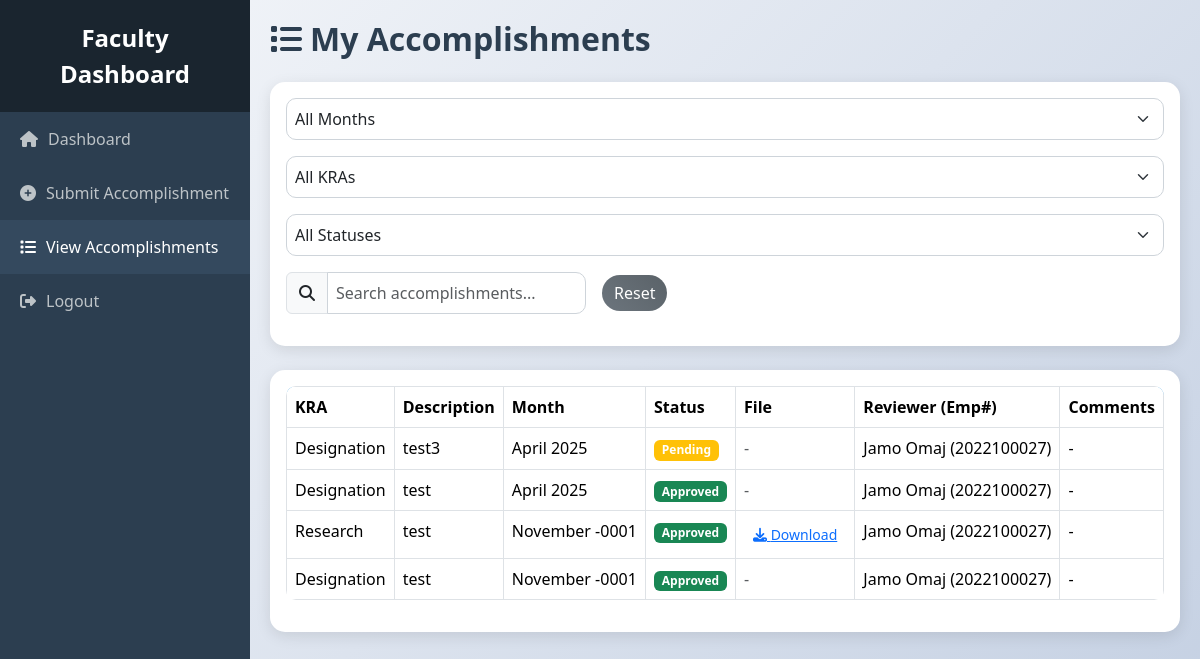
The page /view_accomplishments.php (signed in) on the database its author committed.
### tables this page shows
CREATE TABLE `accomplishment` (
  `accomplishment_id` int(11) NOT NULL,
  `user_id` int(11) NOT NULL,
  `kra_id` int(11) NOT NULL,
  `description` text NOT NULL,
  `month` date NOT NULL,
  `status` enum('Pending','Approved','Rejected') DEFAULT 'Pending',
  `reviewer_id` int(11) DEFAULT NULL,
  `review_comments` text DEFAULT NULL,
  `created_at` timestamp NOT NULL DEFAULT current_timestamp(),
  `file_path` varchar(255) DEFAULT NULL,
  `file_type` varchar(10) DEFAULT NULL,
  `impact_score` int(11) DEFAULT NULL,
  `updated_at` timestamp NOT NULL DEFAULT current_timestamp() ON UPDATE current_timestamp()
);

CREATE TABLE `kra` (
  `kra_id` int(11) NOT NULL,
  `kra_name` varchar(50) NOT NULL,
  `description` text DEFAULT NULL,
  `weight` decimal(5,2) DEFAULT 1.00
);

CREATE TABLE `users` (
  `user_id` int(11) NOT NULL,
  `first_name` varchar(50) NOT NULL,
  `last_name` varchar(50) NOT NULL,
  `employee_number` varchar(20) NOT NULL,
  `role` enum('Faculty','Dean') NOT NULL,
  `department_id` int(11) NOT NULL,
  `password_hash` varchar(255) NOT NULL
);

### view_accomplishments.php (the view, shortened to what this page needs)
<?php
require 'config.php';
$user_id = $_SESSION['user_id'];
$stmt = $pdo->prepare("SELECT a.*, k.kra_name, u.first_name, u.last_name, u.employee_number
                       FROM Accomplishment a
                       JOIN KRA k ON a.kra_id = k.kra_id
                       LEFT JOIN Users u ON a.reviewer_id = u.user_id
                       WHERE a.user_id = ?
                       ORDER BY a.created_at DESC");
$stmt->execute([$user_id]);
$accomplishments = $stmt->fetchAll();
?>
<!DOCTYPE html>
<html lang="en">
<head>
    <link href="https://cdn.jsdelivr.net/npm/bootstrap@5.3.3/dist/css/bootstrap.min.css" rel="stylesheet">
    <link rel="stylesheet" href="https://cdnjs.cloudflare.com/ajax/libs/font-awesome/6.6.0/css/all.min.css">
</head>
<body>
    <div class="sidebar">
        <div class="sidebar-header">
            Faculty Dashboard
        </div>
        <ul class="nav flex-column">
            <li class="nav-item">
                <a href="dashboard.php" class="nav-link">
                    <i class="fas fa-home"></i>
                    <span>Dashboard</span>
                </a>
            </li>
            <li class="nav-item">
                <a href="submit_accomplishment.php" class="nav-link">
                    <i class="fas fa-plus-circle"></i>
                    <span>Submit Accomplishment</span>
                </a>
            </li>
            <li class="nav-item">
                <a href="view_accomplishments.php" class="nav-link active">
                    <i class="fas fa-list"></i>
                    <span>View Accomplishments</span>
                </a>
            </li>
            <li class="nav-item">
                <a href="logout.php" class="nav-link">
                    <i class="fas fa-sign-out-alt"></i>
                    <span>Logout</span>
                </a>
            </li>
        </ul>
    </div>
    <div class="content">
        <h2 class="mb-4"><i class="fas fa-list me-2"></i>My Accomplishments</h2>
        <?php if (empty($accomplishments)): ?>
            <div class="card no-data-card">
                <div class="card-body">
                    <p class="text-muted">No accomplishments found.</p>
                </div>
            </div>
        <?php else: ?>
            <div class="card mb-4">
                <div class="card-body">
                    <div class="filter-group mb-3">
                        <select id="monthFilter" class="form-select">
                            <option value="">All Months</option>
                        </select>
                        <select id="kraFilter" class="form-select">
                            <option value="">All KRAs</option>
                        </select>
                        <select id="statusFilter" class="form-select">
                            <option value="">All Statuses</option>
                        </select>
                        <div class="input-group" style="max-width: 300px;">
                            <span class="input-group-text"><i class="fas fa-search"></i></span>
                            <input type="text" id="searchInput" class="form-control" placeholder="Search accomplishments...">
                        </div>
                        <button id="resetFilters" class="btn btn-gradient-reset">Reset</button>
                    </div>
                </div>
            </div>
            <div class="card">
                <div class="card-body">
                    <div class="table-responsive">
                        <table class="table table-bordered table-hover" id="accomplishmentsTable">
                            <thead>
                                <tr>
                                    <th>KRA</th>
                                    <th>Description</th>
                                    <th>Month</th>
                                    <th>Status</th>
                                    <th>File</th>
                                    <th>Reviewer (Emp#)</th>
                                    <th>Comments</th>
                                </tr>
                            </thead>
                            <tbody>
                                <?php foreach ($accomplishments as $acc): ?>
                                    <tr data-month="<?php echo htmlspecialchars(date('F Y', strtotime($acc['month']))); ?>"
                                        data-kra="<?php echo htmlspecialchars($acc['kra_name']); ?>"
                                        data-status="<?php echo htmlspecialchars($acc['status']); ?>">
                                        <td><?php echo htmlspecialchars($acc['kra_name']); ?></td>
                                        <td><?php echo htmlspecialchars($acc['description']); ?></td>
                                        <td><?php echo htmlspecialchars(date('F Y', strtotime($acc['month']))); ?></td>
                                        <td>
                                            <span class="badge <?php echo $acc['status'] === 'Approved' ? 'bg-success' : ($acc['status'] === 'Rejected' ? 'bg-danger' : 'bg-warning'); ?>">
                                                <?php echo htmlspecialchars($acc['status']); ?>
                                            </span>
                                        </td>
                                        <td>
                                            <?php if ($acc['file_path']): ?>
                                                <a href="/project/<?php echo htmlspecialchars($acc['file_path']); ?>" target="_blank" class="btn btn-link btn-sm"><i class="fas fa-download"></i> Download</a>
                                            <?php else: ?>
                                                <span class="text-muted">-</span>
                                            <?php endif; ?>
                                        </td>
                                        <td><?php echo $acc['reviewer_id'] ? htmlspecialchars($acc['first_name'] . ' ' . $acc['last_name'] . ' (' . $acc['employee_number'] . ')') : '-'; ?></td>
                                        <td><?php echo htmlspecialchars($acc['review_comments'] ?: '-'); ?></td>
                                    </tr>
                                <?php endforeach; ?>
                            </tbody>
                        </table>
                    </div>
                </div>
            </div>
        <?php endif; ?>
    </div>
</body>
</html>

### view_accomplishments.php (style rules this page uses)
body { background: linear-gradient(135deg, #f5f7fa 0%, #c3cfe2 100%); min-height: 100vh; font-family: 'Segoe UI', sans-serif; }
.sidebar { position: fixed; top: 0; left: 0; height: 100%; width: 250px; background: #2c3e50; color: #fff; transition: all 0.3s; overflow-y: auto; z-index: 1000; }
.sidebar .sidebar-header { padding: 20px; background: #1a252f; text-align: center; font-size: 1.5rem; font-weight: bold; }
.sidebar .nav-link { color: #bdc3c7; padding: 15px 20px; display: flex; align-items: center; transition: all 0.3s; }
.sidebar .nav-link:hover, .sidebar .nav-link.active { background: #34495e; color: #fff; }
.sidebar .nav-link i { margin-right: 10px; }
.content { margin-left: 250px; padding: 20px; transition: all 0.3s; }
.card { border: none; border-radius: 15px; box-shadow: 0 4px 15px rgba(0, 0, 0, 0.1); }
.table { background: #fff; border-radius: 10px; overflow: hidden; }
.table thead { background: #3498db; color: #fff; }
.btn-gradient-reset { background: linear-gradient(45deg, #6c757d, #5a6268); border: none; color: #fff; border-radius: 25px; transition: all 0.3s; }
h2 { color: #2c3e50; font-weight: 700; }
.filter-group { display: flex; gap: 1rem; flex-wrap: wrap; align-items: center; }
.filter-group select, .filter-group input { border-radius: 10px; padding: 0.5rem; border: 1px solid #ced4da; }

### rows shown on the page
accomplishment: kra.kra_name "Designation", description "test3", month "April 2025", status "Pending", reviewer.employee_number "Jamo Omaj (2022100027)", review_comments "-"
accomplishment: kra.kra_name "Designation", description "test", month "April 2025", status "Approved", reviewer.employee_number "Jamo Omaj (2022100027)", review_comments "-"
accomplishment: kra.kra_name "Research", description "test", month "November -0001", status "Approved", reviewer.employee_number "Jamo Omaj (2022100027)", review_comments "-"
accomplishment: kra.kra_name "Designation", description "test", month "November -0001", status "Approved", reviewer.employee_number "Jamo Omaj (2022100027)", review_comments "-"
